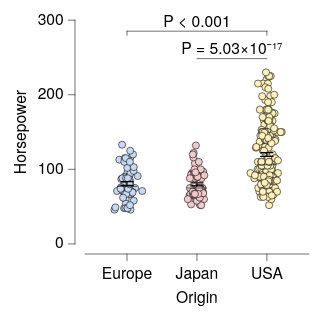

Write the Vega-Lite specification saved for this chart.
### Vega-Lite specification from a JSON file in a GitHub repository (floating-point values rounded to 4 significant figures; data arrays with more than 128 entries replaced by an {"elided": "..."} marker saying what was removed)
{"background": null, "config": {"arc": {"fill": "#DBDBDB", "fillOpacity": 1.0, "innerRadius": 25.0, "padAngle": 0.03, "stroke": "black", "strokeOpacity": 1, "strokeWidth": 0.25}, "area": {"fill": "#DBDBDB", "fillOpacity": 1.0, "stroke": "black", "strokeOpacity": 1, "strokeWidth": 0.25}, "axis": {"domain": true, "domainCap": "round", "domainColor": "black", "domainWidth": 0.25, "grid": false, "gridCap": "round", "gridColor": "#F1F1F1", "gridDash": [0, 0], "gridOpacity": 1.0, "gridWidth": 0.25, "labelColor": "black", "labelFont": "HelveticaNeue", "labelFontSize": 7, "labelFontStyle": "normal", "labelFontWeight": 400, "offset": 4.5, "ticks": true, "tickCap": "round", "tickColor": "black", "tickRound": false, "tickSize": 3, "tickWidth": 0.25, "titleColor": "black", "titleFont": "HelveticaNeue", "titleFontSize": 7, "titleFontStyle": "normal", "titleFontWeight": 400}, "axisX": {"domain": true, "labelAlign": "center", "labelAngle": 0, "labels": true, "ticks": true, "translate": 0}, "axisY": {"domain": true, "labelAlign": "right", "labelAngle": 0, "labels": true, "ticks": true, "translate": 0}, "axisRight": {"domain": true, "labelAlign": "left", "labelAngle": 0, "labels": true, "ticks": true, "translate": 0}, "axisTop": {"domain": true, "labelAlign": "center", "labelAngle": 0, "labels": true, "ticks": true, "translate": 0}, "axisBand": {"tickOffset": 0}, "bar": {"fill": "#DBDBDB", "fillOpacity": 1.0, "stroke": "black", "strokeOpacity": 1, "strokeWidth": 0.25}, "boxplot": {"size": 9.0, "ticks": {"cornerRadius": 0.25, "fill": "black", "size": 4.5, "thickness": 0.25}, "box": {"fillOpacity": 1.0, "stroke": "black", "strokeOpacity": 1, "strokeWidth": 0.25}, "median": {"fill": "black", "fillOpacity": 1.0, "size": 9.0, "thickness": 0.25}, "rule": {"fill": "black", "fillOpacity": 1.0, "size": 10.0, "stroke": "black", "strokeDash": [0, 0], "strokeOpacity": 1, "strokeWidth": 0.25}, "outliers": {"color": "black", "fill": "black", "fillOpacity": 1.0, "size": 0, "stroke": "black", "strokeOpacity": 1, "strokeWidth": 0.25}}, "circle": {"fill": "black", "fillOpacity": 1.0, "size": 0.5, "stroke": null, "strokeOpacity": 1, "strokeWidth": 0.25}, "errorband": {"band": {"fillOpacity": 0.6, "stroke": null, "strokeWidth": 0.25, "strokeOpacity": 1}, "borders": {"opacity": 0, "strokeOpacity": 0.25, "strokeWidth": 1}}, "errorbar": {"opacity": 1, "rule": {"strokeDash": [0, 0], "strokeWidth": 0.5}, "ticks": {"color": "black", "cornerRadius": 0.25, "opacity": 1, "size": 6.0, "thickness": 0.5}, "thickness": 0.5}, "font": "HelveticaNeue", "geoshape": {"fill": "#DBDBDB", "fillOpacity": 1.0, "stroke": "black", "strokeOpacity": 1, "strokeWidth": 0.25}, "header": {"labelColor": "black", "labelFont": "HelveticaNeue", "labelFontSize": 7, "labelFontStyle": "normal", "labelFontWeight": 400, "titleColor": "black", "titleFont": "HelveticaNeue", "titleFontSize": 7, "titleFontStyle": "normal", "titleFontWeight": 400, "titlePadding": 0}, "legend": {"disable": false, "offset": 4.5, "gradientLength": 50.0, "gradientThickness": 5.0, "gradientOpacity": 1.0, "gradientStrokeColor": "black", "gradientStrokeWidth": 0.25, "labelColor": "black", "labelFont": "HelveticaNeue", "labelFontSize": 7, "labelFontStyle": "normal", "labelFontWeight": 400, "strokeColor": "black", "strokeWidth": 0, "symbolSize": 42, "symbolStrokeColor": "black", "symbolStrokeWidth": 0.25, "titleColor": "black", "titleFont": "HelveticaNeue", "titleFontSize": 7, "titleFontStyle": "normal", "titleFontWeight": 400}, "line": {"color": "black", "stroke": "black", "strokeCap": "round", "strokeDash": [0, 0], "strokeOpacity": 1, "strokeWidth": 0.375}, "point": {"filled": true, "fill": "#DBDBDB", "fillOpacity": 1.0, "size": 5.0, "stroke": "black", "strokeOpacity": 1, "strokeWidth": 0.25}, "range": {"category": ["#C6D9F1", "#F1C9CB", "#FEF0B9", "#CEE37A", "#7AA8E0", "#E589A3", "#FDDD5D", "#68B961", "#4177B1", "#C35082", "#E5C227", "#438156"], "diverging": {"scheme": ["#C35082", "#CE6D94", "#D989A7", "#E2A4BA", "#EABFCE", "#F1DBE2", "#F6F6F6", "#D7E0EB", "#B9CBE0", "#9BB6D5", "#7DA1C9", "#5F8CBD", "#4177B1"]}, "heatmap": {"scheme": ["#DFE9F7", "#C6D9F1", "#ADC8EC", "#94B8E6", "#7AA8E0", "#6097DA", "#4D87CA", "#4177B1", "#386898", "#2F597F", "#264A69", "#1D3A58"]}, "ordinal": {"scheme": ["#F1F1F1", "#DBDBDB", "#C6C6C6", "#B2B2B2", "#9D9D9D", "#898989", "#767676", "#636363", "#515151", "#404040", "#2F2F2F", "#1F1F1F"]}, "ramp": {"scheme": ["#DFE9F7", "#C6D9F1", "#ADC8EC", "#94B8E6", "#7AA8E0", "#6097DA", "#4D87CA", "#4177B1", "#386898", "#2F597F", "#264A69", "#1D3A58"]}}, "rule": {"color": "black", "stroke": "black", "strokeCap": "round", "strokeDash": [2, 2], "strokeOpacity": 1, "strokeWidth": 0.25}, "scale": {"bandPaddingInner": 0.1, "bandPaddingOuter": 0.1, "round": false}, "rect": {"fill": "#DBDBDB", "fillOpacity": 1.0, "stroke": "black", "strokeOpacity": 1, "strokeWidth": 0.25}, "square": {"fill": "#DBDBDB", "fillOpacity": 1.0, "size": 10.0, "stroke": "black", "strokeOpacity": 1, "strokeWidth": 0.25}, "text": {"color": "black", "font": "HelveticaNeue", "fontSize": 7, "fontStyle": "normal", "fontWeight": 400}, "title": {"anchor": "middle", "frame": "group", "color": "black", "font": "HelveticaNeue", "fontSize": 7, "fontStyle": "normal", "fontWeight": 400, "subtitleColor": "black", "subtitleFont": "HelveticaNeue", "subtitleFontSize": "HelveticaNeue", "subtitleFontStyle": "normal", "subtitleFontWeight": 400}, "view": {"continuousWidth": 100, "continuousHeight": 100, "discreteWidth": 100, "discreteHeight": 100, "fill": null, "stroke": null, "strokeWidth": 0.25}}, "layer": [{"data": {"name": "data-53eecb024a78fdc2be808dcfdc3af7a2"}, "mark": {"type": "circle", "opacity": 1.0, "size": 10.0, "stroke": "black", "strokeOpacity": 1, "strokeWidth": 0.25}, "encoding": {"color": {"field": "Origin", "legend": null, "sort": ["Europe", "Japan", "USA"], "title": null, "type": "nominal"}, "x": {"axis": {}, "field": "Origin", "sort": ["Europe", "Japan", "USA"], "title": "Origin", "type": "nominal"}, "xOffset": {"field": "jitter_x", "scale": {"domain": [-7.33, 7.33], "range": [5.17, 19.83]}, "type": "quantitative"}, "y": {"field": "Horsepower", "title": "Horsepower", "type": "quantitative"}}}, {"data": {"name": "data-6c4882663eaca411296217af4f5e04f9"}, "mark": {"type": "errorbar"}, "encoding": {"x": {"axis": {}, "field": "Origin", "sort": ["Europe", "Japan", "USA"], "title": "Origin", "type": "nominal"}, "y": {"field": "__mean", "title": "Horsepower", "type": "quantitative"}, "yError": {"field": "__error"}}}, {"data": {"name": "data-53eecb024a78fdc2be808dcfdc3af7a2"}, "mark": {"type": "boxplot", "box": {"fillOpacity": 0, "strokeOpacity": 0}, "outliers": {"opacity": 0}, "rule": {"strokeOpacity": 0}, "ticks": false}, "encoding": {"x": {"axis": {}, "field": "Origin", "sort": ["Europe", "Japan", "USA"], "title": "Origin", "type": "nominal"}, "y": {"field": "Horsepower", "title": "Horsepower", "type": "quantitative"}}}, {"layer": [{"layer": [{"data": {"values": [{"x": "USA", "x2": "Europe", "y": 285.2, "__dysonsphere__": 1}]}, "mark": {"type": "rule", "strokeCap": "round", "strokeDash": [0, 0], "strokeWidth": 0.25}, "encoding": {"x": {"field": "x", "type": "nominal"}, "x2": {"field": "x2"}, "y": {"field": "y", "type": "quantitative"}}}, {"data": {"values": [{"x": "USA", "y": 285.2, "y2": 279.7, "__dysonsphere__": 1}]}, "mark": {"type": "rule", "strokeCap": "round", "strokeDash": [0, 0], "strokeWidth": 0.25}, "encoding": {"x": {"field": "x", "type": "nominal"}, "y": {"field": "y", "type": "quantitative"}, "y2": {"field": "y2"}}}, {"data": {"values": [{"x": "Europe", "y": 285.2, "y2": 279.7, "__dysonsphere__": 1}]}, "mark": {"type": "rule", "strokeCap": "round", "strokeDash": [0, 0], "strokeWidth": 0.25}, "encoding": {"x": {"field": "x", "type": "nominal"}, "y": {"field": "y", "type": "quantitative"}, "y2": {"field": "y2"}}}, {"data": {"values": [{"y": 285.2, "label": "P < 0.001", "__dysonsphere__": 1}]}, "mark": {"type": "text", "align": "center", "dy": -4, "fontSize": 7}, "encoding": {"text": {"field": "label", "type": "nominal"}, "x": {"value": 50.0}, "y": {"field": "y", "type": "quantitative"}}}]}, {"layer": [{"data": {"values": [{"x": "USA", "x2": "Japan", "y": 248.4, "__dysonsphere__": 1}]}, "mark": {"type": "rule", "strokeCap": "round", "strokeDash": [0, 0], "strokeWidth": 0.25}, "encoding": {"x": {"field": "x", "type": "nominal"}, "x2": {"field": "x2"}, "y": {"field": "y", "type": "quantitative"}}}, {"data": {"values": [{"y": 248.4, "label": "P = 5.03×10⁻¹⁷", "__dysonsphere__": 1}]}, "mark": {"type": "text", "align": "center", "dy": -4, "fontSize": 7}, "encoding": {"text": {"field": "label", "type": "nominal"}, "x": {"value": 65.62}, "y": {"field": "y", "type": "quantitative"}}}]}], "name": "__dysonsphere_73d6ae7ab5b8e736_11"}], "$schema": "https://vega.github.io/schema/vega-lite/v6.4.1.json", "datasets": {"data-53eecb024a78fdc2be808dcfdc3af7a2": {"elided": "400 records"}, "data-6c4882663eaca411296217af4f5e04f9": [{"Origin": "USA", "__mean": 119.9, "__error": 2.529, "__dysonsphere__": 1}, {"Origin": "Europe", "__mean": 81.0, "__error": 2.47, "__dysonsphere__": 1}, {"Origin": "Japan", "__mean": 79.84, "__error": 2.005, "__dysonsphere__": 1}]}}
